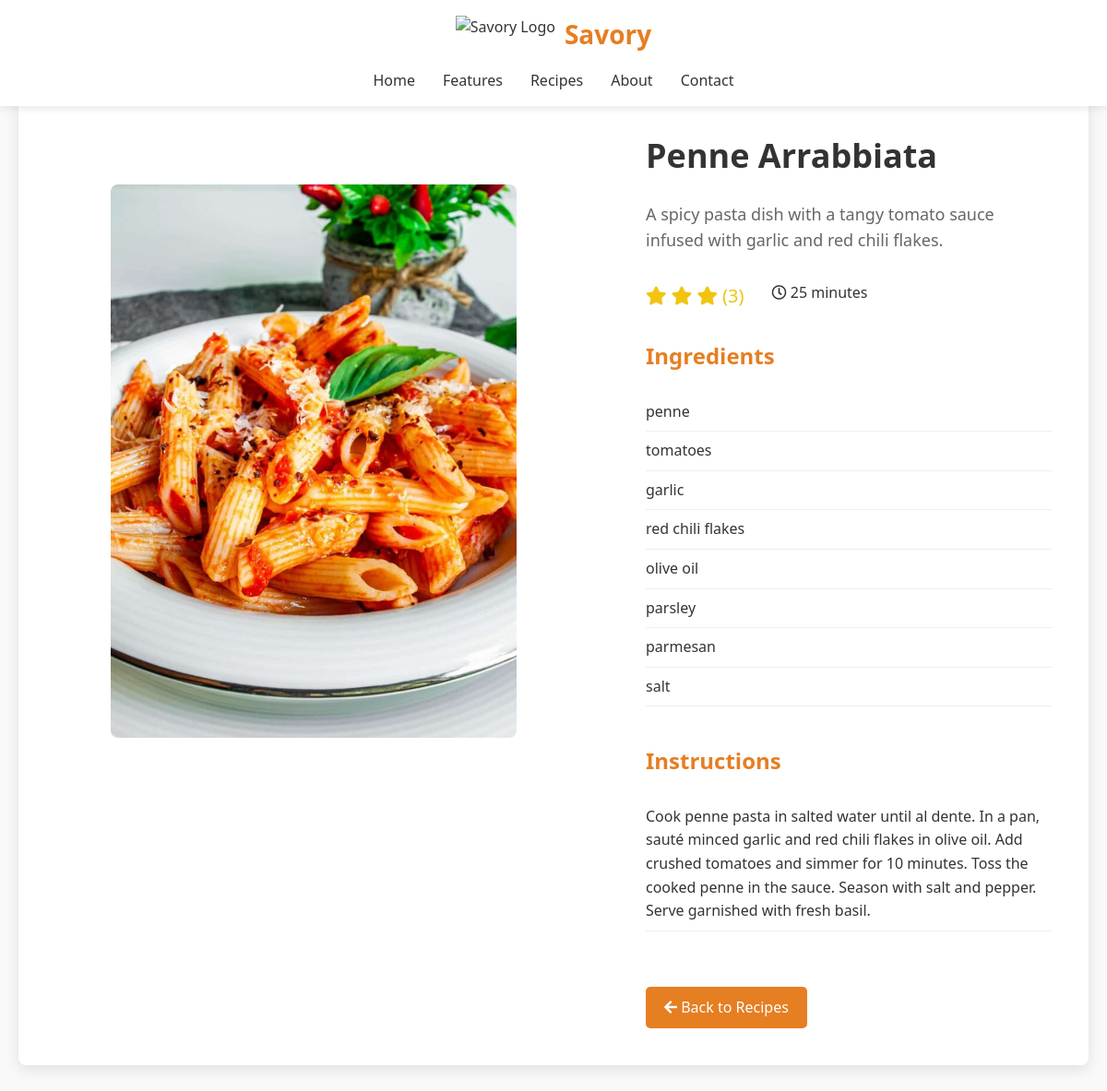
The app's page /recipeviewpage/3 with its own data.
### recipes/models.py (models this page shows, shortened)
class recipes(models.Model):
  recipes_name = models.CharField(max_length=200,null=False)
  recipes_dec = models.CharField(max_length=500,null=False)
  recipes_rating = models.IntegerField(default=0)
  recipes_image = models.ImageField(upload_to="RecipesIMG")
  recipes_inst = models.CharField(max_length=500,null=True)
  recipes_cooktime = models.IntegerField(default=0)
  recipes_ingri = models.CharField(max_length=500,null=True)

### recipes/views.py (the view)
# urls.py: path('recipeviewpage/<id>',recipeviewpage),
def recipeviewpage(request,id):
  recipe_data = recipes.objects.get(id=id)
  ingredients = recipe_data.recipes_ingri
  ingredients = ingredients.split(",")
  return render(request,"recipeviewpage.html",context={"recipe":recipe_data,"ingredients":ingredients})

### recipes/templates/recipeviewpage.html (shortened to what this page needs)
<!DOCTYPE html>
<html lang="en">
<head>
    <link rel="stylesheet" href="https://cdnjs.cloudflare.com/ajax/libs/font-awesome/5.15.3/css/all.min.css">
</head>
<body>
    <header>
        <div class="container">
            <div class="header-content">
                <div class="logo-container">
                    <img src="https://img.icons8.com/color/48/000000/meal.png" alt="Savory Logo" class="logo-img">
                    <div class="logo-text">Savory</div>
                </div>
                <div class="nav-container">
                    <ul class="nav-links">
                        <li><a href="/indexpage/">Home</a></li>
                        <li><a href="/featurespage/">Features</a></li>
                        <li><a href="/recipe2page/">Recipes</a></li>
                        <li><a href="/aboutpage/">About</a></li>
                        <li><a href="/contactpage/">Contact</a></li>
                    </ul>
                </div>
            </div>
        </div>
    </header>
    <div class="container">
        <div class="recipe-detail">
            <div class="recipe-image-column">
                <img src="/media/{{recipe.recipes_image}}"
                     alt="Fluffy Blueberry Pancakes"
                     class="recipe-hero-img">
            </div>
            <div class="recipe-content-column">
                <h1 class="recipe-title">{{recipe.recipes_name}}</h1>
                <p class="recipe-description">{{recipe.recipes_dec}}</p>
                <div class="recipe-meta">
                    <div class="rating">
                        {% for i in "12345" %}
                        {% if forloop.counter <= recipe.recipes_rating %}
                        <i class="fas fa-star"></i>
                        {% endif %}
                        {% endfor %}
                        <span> ({{recipe.recipes_rating}})</span>
                    </div>
                    <div class="prep-time">
                        <i class="far fa-clock"></i> {{recipe.recipes_cooktime}} minutes
                    </div>
                </div>
                <div class="recipe-ingredients">
                    <h2 class="section-title">Ingredients</h2>
                    <ul class="ingredients-list">
                        {% for ingredient in ingredients %}
                        <li>{{ingredient}}</li>
                        {% endfor %}
                    </ul>
                </div>
                <div class="recipe-instructions">
                    <h2 class="section-title">Instructions</h2>
                    <ol class="instructions-list">
                        <li> {{recipe.recipes_inst}} </li>
                    </ol>
                </div>
                <a href="/recipe2page/" class="btn back-btn"><i class="fas fa-arrow-left"></i> Back to Recipes</a>
            </div>
        </div>
    </div>
</body>
</html>

### recipes/templates/recipeviewpage.html (style rules this page uses)
* { margin: 0; padding: 0; box-sizing: border-box; font-family: 'Segoe UI', Tahoma, Geneva, Verdana, sans-serif; }
body { line-height: 1.6; color: #333; background-color: #f9f9f9; margin-top: 100px; }
.container { max-width: 1200px; margin: 0 auto; padding: 0 20px; }
header { background-color: #fff; box-shadow: 0 2px 10px rgba(0, 0, 0, 0.1); position: fixed; width: 100%; z-index: 100; padding: 15px 0; top: 0; }
.header-content { display: flex; flex-direction: column; align-items: center; }
.logo-container { display: flex; align-items: center; gap: 10px; margin-bottom: 15px; }
.logo-img { height: 40px; width: auto; }
.logo-text { font-size: 28px; font-weight: 700; color: #e67e22; }
.nav-container { width: 100%; }
.nav-links { display: flex; list-style: none; justify-content: center; gap: 30px; }
.nav-links a { text-decoration: none; color: #333; font-weight: 500; transition: color 0.3s; font-size: 16px; }
.btn { display: inline-block; background-color: #e67e22; color: #fff; padding: 10px 20px; border-radius: 5px; text-decoration: none; font-weight: 500; transition: background-color 0.3s; cursor: pointer; border: none; }
.recipe-detail { display: flex; background-color: #fff; border-radius: 8px; box-shadow: 0 5px 15px rgba(0, 0, 0, 0.1); overflow: hidden; margin: 40px 0; }
.recipe-image-column { flex: 1; padding: 20px; display: flex; margin: 80px; align-items: unset; justify-content: center; }
.recipe-content-column { flex: 1; padding: 40px; }
.recipe-hero-img { width: 100%; max-height: 600px; object-fit: cover; border-radius: 8px; }
.recipe-title { font-size: 36px; margin-bottom: 20px; color: #333; }
.recipe-description { font-size: 18px; color: #666; margin-bottom: 30px; }
.recipe-meta { display: flex; gap: 30px; margin-bottom: 30px; flex-wrap: wrap; }
.rating { color: #f1c40f; font-size: 20px; }
.recipe-ingredients, .recipe-instructions { margin-bottom: 40px; }
.section-title { font-size: 24px; margin-bottom: 20px; color: #e67e22; }
.ingredients-list, .instructions-list { list-style-type: none; }
.ingredients-list li, .instructions-list li { padding: 8px 0; border-bottom: 1px solid #eee; }
.back-btn { display: inline-block; margin-top: 20px; }

### records on screen
recipes: recipes_image (picture), recipes_name "Penne Arrabbiata", recipes_dec "A spicy pasta dish with a tangy tomato sauce infused with garlic and red chili flakes.", recipes_rating "3", recipes_cooktime "25", recipes_inst "Cook penne pasta in salted water until al dente. In a pan, sauté minced garlic and red chili flakes in olive oil. Add crushed tomatoes and simmer for 10 minutes. Toss the cooked penne in the sauce. Season with salt and pepper. Serve garnished with fresh basil."

### other values on screen
{{ ingredient }} "penne" "tomatoes" "garlic" "red chili flakes" "olive oil" "parsley" "parmesan" "salt"
